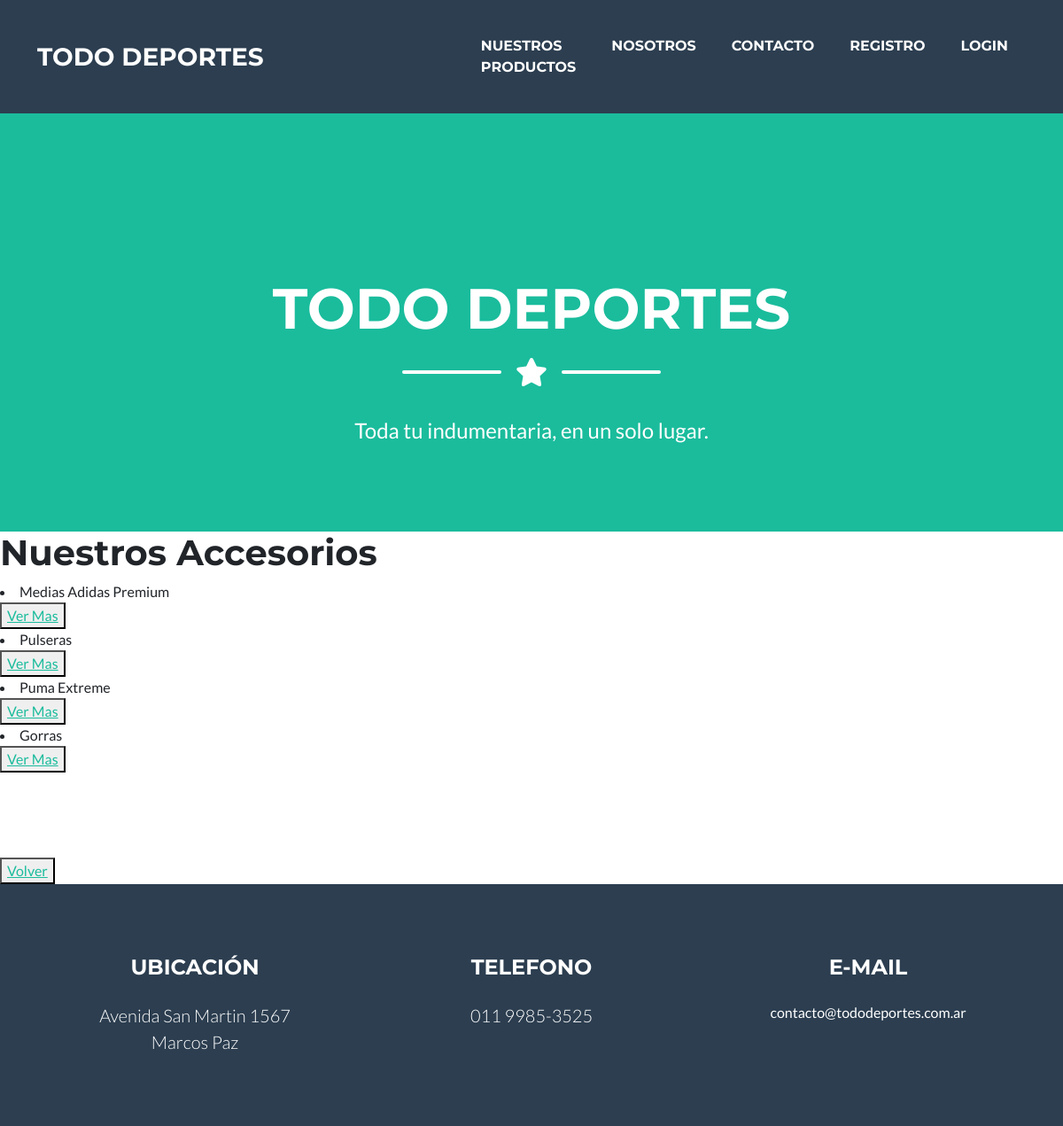
The app's page /Appfinal/accesorios/list with its own data.
### Appfinal/models.py (models this page shows, shortened)
class Accesorios(models.Model):
    tipo = models.CharField(max_length=40)
    talle = models.IntegerField()
    stock = models.BooleanField()
    precio = models.IntegerField()

### Appfinal/views.py (the view)
# urls.py: path('accesorios/list', views.AccesoriosList.as_view(), name="ListAcc"),
class AccesoriosList(ListView):
    model = Accesorios
    template_name = 'Appfinal/accesorios_list.html'

### Appfinal/templates/Appfinal/accesorios_list.html (shortened to what this page needs)
{% extends "Appfinal/padre.html" %}
{% block contenido %}
    <h1>Nuestros Accesorios</h1>
    {% for i in object_list%}
    <li>{{ i.tipo }}
    </li>
    <button><a href="{% url 'Accesorios' i.id %}">Ver Mas</a></button>
    {% endfor %}
    <br><br><br>
    <br>
    <br>
    <button><a href="{% url 'Tienda' %}">Volver</a></button>
{% endblock %}

### records on screen
Accesorios: tipo "Medias Adidas Premium"
Accesorios: tipo "Pulseras"
Accesorios: tipo "Puma Extreme"
Accesorios: tipo "Gorras"
